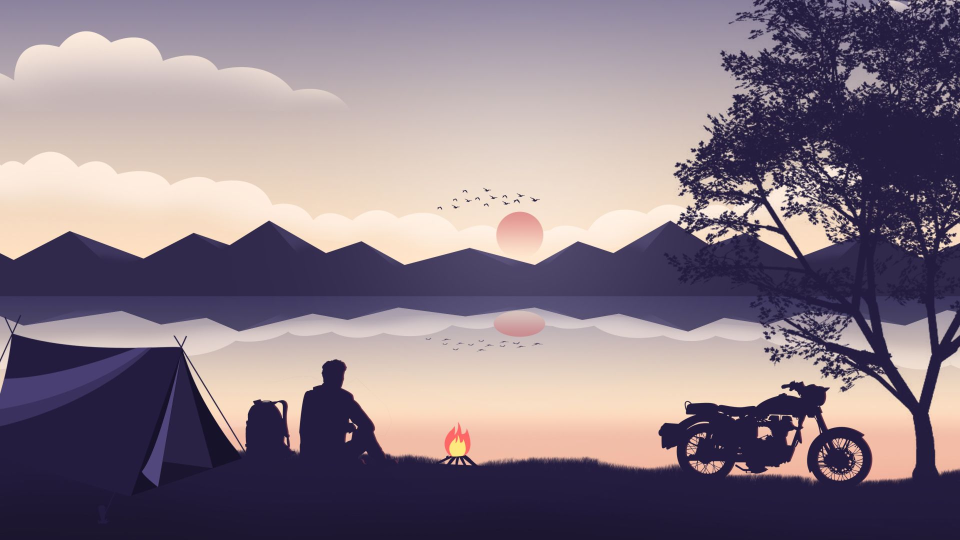
#> input picture Camp.jpg, 1920 x 1080 px (shown at 1/2 size)
$ python trial.py
#> lines starting #> are read from the running program, lines starting #| are printed output that depends on the picture
import cv2 as cv
from cv2 import imread
from cv2 import VideoCapture
from cv2 import imshow
from matplotlib.pyplot import sca
import numpy;

img = imread('Camp.jpg')
#> img is the input picture: shape (1080, 1920, 3); mean B, G, R 133.2, 121.5, 135.6

cv.imshow('Stadium',img)

width = 300
heigth = 300

dimension = (width,heigth)
resized_image = cv.resize(img,dimension, interpolation=cv.INTER_LINEAR)
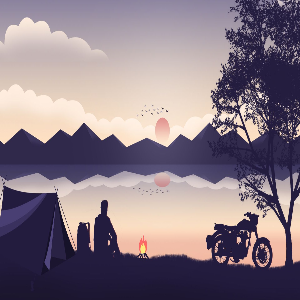
#> resized_image: shape (300, 300, 3); mean B, G, R 133.2, 121.5, 135.6


cv.imshow('Resized Frame', resized_image)


cv.waitKey(0)

cv.destroyAllWindows()
